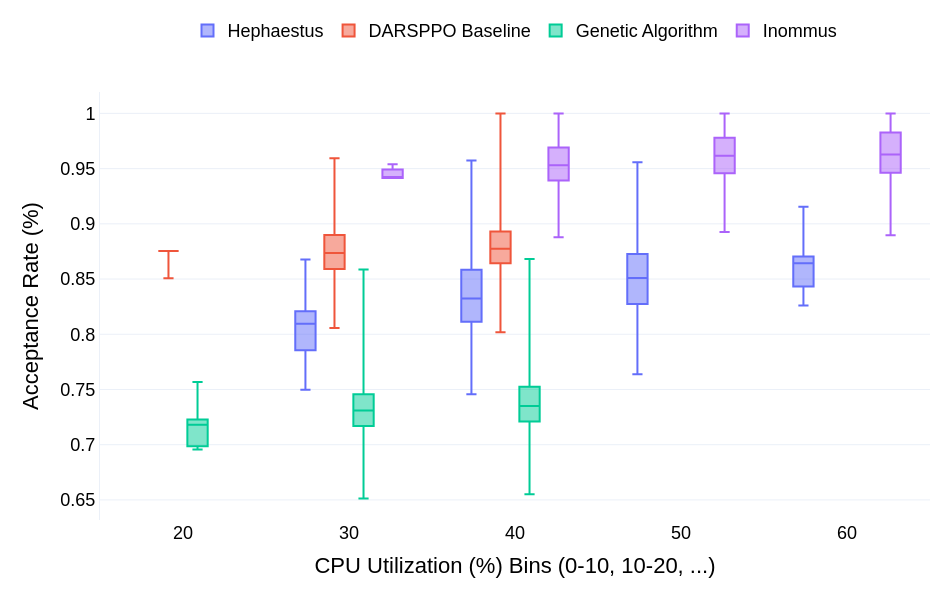

The code cell stored with this chart in its notebook:
### Code cell
# O dicionário de legendas que você já definiu na célula 14
legendas_map = {
    "Kuririn PPO": "Inommus",
    "DARSPPO": "DARSPPO Baseline",
    "hephaestus": "Hephaestus",
    "GA": "Genetic Algorithm",
}

# Chame a nova função:
# Para x_col voce pode colocar: 'cpu_utilization', 'cache_utilization' e 'bandwidth_utilization'

create_binned_boxplot(
    df_full=big_data,
    x_col="cpu_utilization",
    y_col="acceptance_rate",
    alg_col="algorithm",
    legend_map=legendas_map,
    bin_size=10,
    x_multiplier=100.0,  # Converte 0.08 para 8 (para agrupar no bin "10")
    xaxis_title="CPU Utilization (%) Bins (0-10, 10-20, ...)",
    yaxis_title="Acceptance Rate (%)",
)

### Figure 1 — Plotly figure (JSON) as saved in the notebook; plotly's stock layout.template omitted (floating-point values rounded to 4 significant figures; data arrays with more than 128 entries replaced by an {"elided": "..."} marker saying what was removed)
{"data": [{"alignmentgroup": "True", "boxpoints": false, "hovertemplate": "Algorithm=Hephaestus<br>cpu_utilization_bin=%{x}<br>acceptance_rate=%{y}<extra></extra>", "legendgroup": "Hephaestus", "marker": {"color": "#636efa"}, "name": "Hephaestus", "notched": false, "offsetgroup": "Hephaestus", "orientation": "v", "quartilemethod": "exclusive", "showlegend": true, "type": "box", "x": {"elided": "36575 int values"}, "x0": " ", "xaxis": "x", "y": {"elided": "36575 float values"}, "y0": " ", "yaxis": "y"}, {"alignmentgroup": "True", "boxpoints": false, "hovertemplate": "Algorithm=DARSPPO Baseline<br>cpu_utilization_bin=%{x}<br>acceptance_rate=%{y}<extra></extra>", "legendgroup": "DARSPPO Baseline", "marker": {"color": "#EF553B"}, "name": "DARSPPO Baseline", "notched": false, "offsetgroup": "DARSPPO Baseline", "orientation": "v", "quartilemethod": "exclusive", "showlegend": true, "type": "box", "x": {"elided": "18050 int values"}, "x0": " ", "xaxis": "x", "y": {"elided": "18050 float values"}, "y0": " ", "yaxis": "y"}, {"alignmentgroup": "True", "boxpoints": false, "hovertemplate": "Algorithm=Genetic Algorithm<br>cpu_utilization_bin=%{x}<br>acceptance_rate=%{y}<extra></extra>", "legendgroup": "Genetic Algorithm", "marker": {"color": "#00cc96"}, "name": "Genetic Algorithm", "notched": false, "offsetgroup": "Genetic Algorithm", "orientation": "v", "quartilemethod": "exclusive", "showlegend": true, "type": "box", "x": {"elided": "25710 int values"}, "x0": " ", "xaxis": "x", "y": {"elided": "25710 float values"}, "y0": " ", "yaxis": "y"}, {"alignmentgroup": "True", "boxpoints": false, "hovertemplate": "Algorithm=Inommus<br>cpu_utilization_bin=%{x}<br>acceptance_rate=%{y}<extra></extra>", "legendgroup": "Inommus", "marker": {"color": "#ab63fa"}, "name": "Inommus", "notched": false, "offsetgroup": "Inommus", "orientation": "v", "quartilemethod": "exclusive", "showlegend": true, "type": "box", "x": {"elided": "25667 int values"}, "x0": " ", "xaxis": "x", "y": {"elided": "25667 float values"}, "y0": " ", "yaxis": "y"}], "layout": {"boxmode": "group", "font": {"color": "Black", "family": "Arial", "size": 18}, "height": 600, "legend": {"orientation": "h", "title": {}, "tracegroupgap": 0, "x": 0.5, "xanchor": "center", "y": 1.1, "yanchor": "bottom"}, "margin": {"b": 80, "l": 100, "r": 20, "t": 40}, "width": 950, "xaxis": {"anchor": "y", "categoryarray": [20, 30, 40, 50, 60], "categoryorder": "array", "domain": [0, 1], "title": {"text": "CPU Utilization (%) Bins (0-10, 10-20, ...)"}, "type": "category"}, "yaxis": {"anchor": "x", "domain": [0, 1], "showgrid": true, "showline": true, "title": {"text": "Acceptance Rate (%)"}}}}
